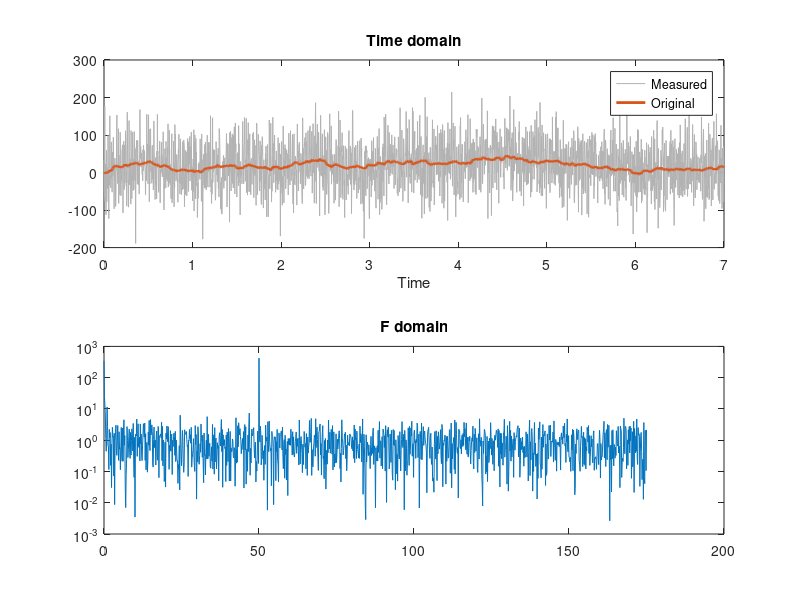
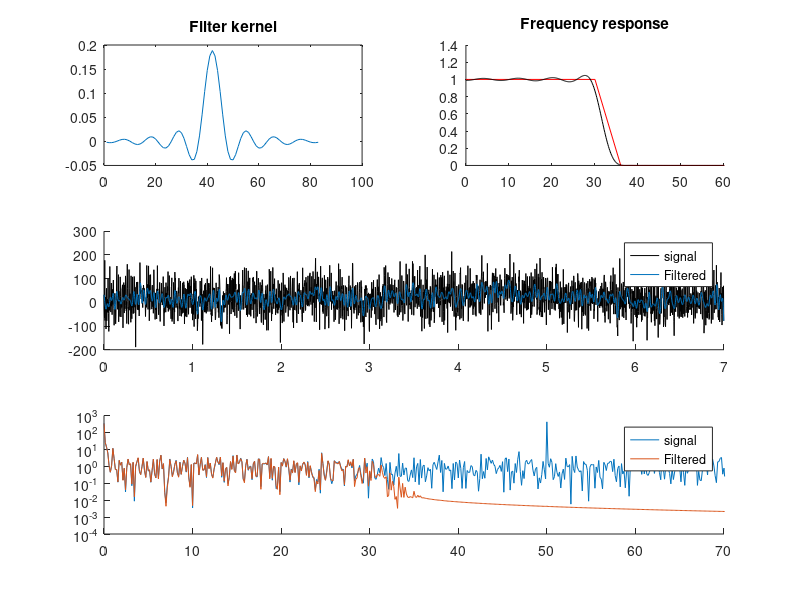

Here is the MATLAB script that generated these plots, in order:
clear,clf
%% create signal ,fft , plot
fs = 350;
timevec = (0:fs*7-1)/fs;
npnts = length(timevec);

yOrig = cumsum(randn(npnts,1)); %brownian noise
y = yOrig + 50*randn(npnts,1) + 40*sin(2*pi*50*timevec)';%brownian noise + white noise + sine wave

%fft and power spectrum
yX = abs(fft(y)/npnts).^2;
hz = linspace(0,fs/2,floor(npnts/2)+1);

% plot
figure(1),clf
subplot(211)
h = plot(timevec,y,timevec,yOrig);
set(h(1),'color',[1 1 1]*.7)
set(h(2),'linewidth',2)
xlabel('Time')
legend({'Measured';'Original'})
title('Time domain')


subplot(2,1,2)
plot(hz,yX(1:length(hz)))
%set(gca,"YScale","linear")
set(gca,"YScale","log")
title("F domain")

%% low pass filter kernel

fcutoff = 30;
transw = .2;
order = round(7*fs/fcutoff);

shape = [1 1 0 0];
frex = [0 fcutoff fcutoff+fcutoff*transw fs/2]/(fs/2);

%filter kernel
fkern = firls(order,frex,shape);

%power spectrum
fkernX = abs(fft(fkern,npnts)).^2;

figure(2),clf
subplot(321)
plot(fkern)
title('Filter kernel')

subplot(322),hold on
plot(frex*fs/2, shape, 'r')%expected
plot(hz,fkernX(1:length(hz)),'k')
title('Frequency response')
xlim([0 60])

%% filtering

filty = filtfilt(fkern,1,y);

%fft 
filtyX = abs(fft(filty)/npnts).^2;

yOrigX = abs(fft(y)/npnts).^2;


subplot(312),hold on
plot(timevec,y,'k',timevec,filty)
legend({'signal';'Filtered'})

subplot(313),hold on
plot(hz,yX(1:length(hz)))
plot(hz,filtyX(1:length(hz)))
legend({'signal';'Filtered'})
set(gca,'YScale','log')
xlim([0 fs/5])
